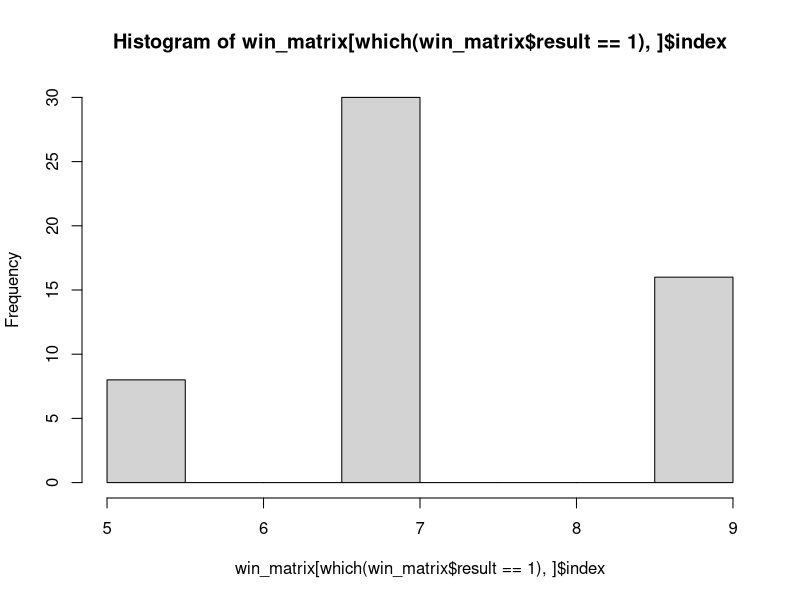
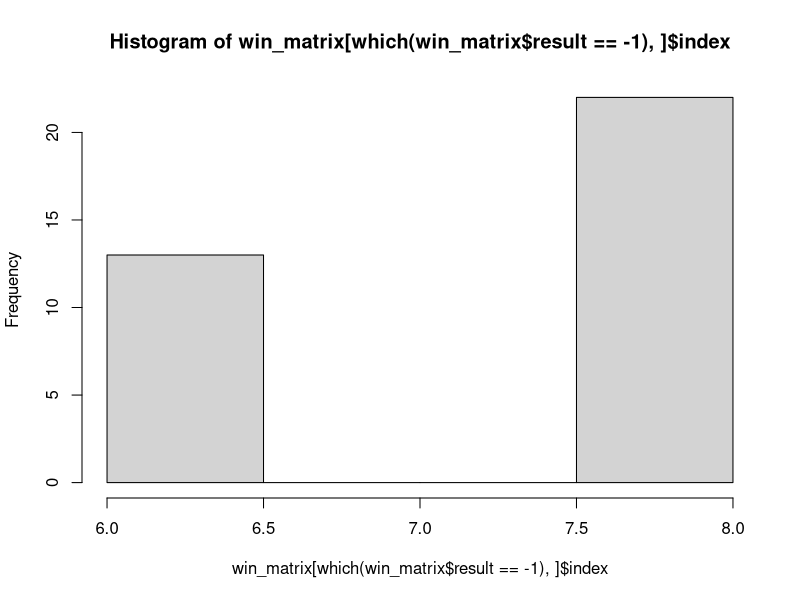
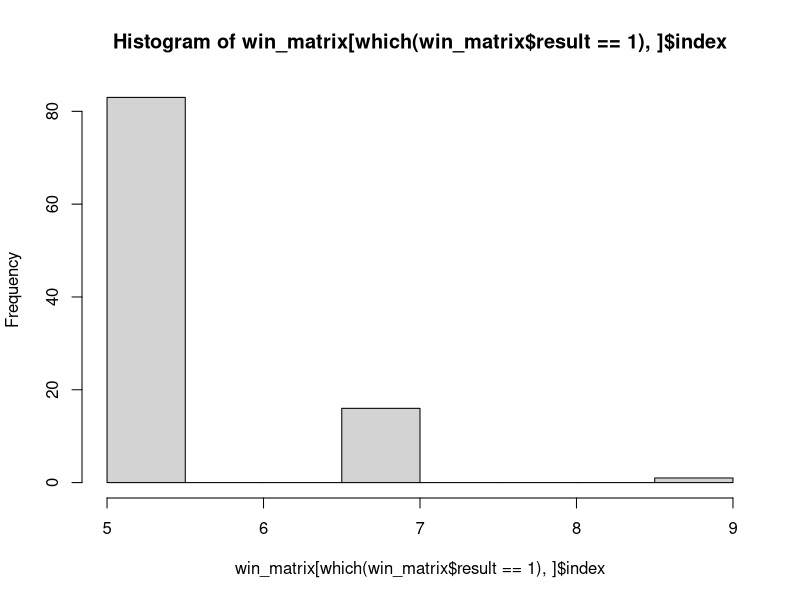

Recreate these plots in R, in order.
## ---- chunk 1
library(combinat)
library(purrr)

win_set <- matrix(c(1,2,3,4,5,6,7,8,9,1,4,7,2,5,8,3,6,9,1,5,9,3,5,7),   #matrix of all possible winning 
                  byrow = F,nrow = 3)



rand_strategy <- function(){
  #creating the flag of 9 spots to check whether the spot is occupied or not
  flag <- rep(0,9)
  code <- 0
  players <- matrix(data=0,nrow = 5,ncol = 2) #game starts here
  for(i in 1:9){ #spots where the first player playes in 5 spots and the second one 4 spotsif the game completed with no winner 
    play <- sample(1:9,1)         
    while(flag[play]==1){        #here to check if the spot empty or resample again
      play <- sample(1:9,1)
    }
    players[((i-1)/2+1),ifelse((i%%2)==1,1,2)] = play;  # 
    flag[play]=1;
    if(i>4){
      result <- check_win(players,i)
      if(result$code != 0){
        return(result)
      }
    }
  }
  return(result)
}

check_win <-function(players,ind){
  code <- 0
  ifelse(ind%%2==1,index <- 1,index <- 2)
  player_i <- sort(players[,index])
  player_i <- player_i[! player_i %in% c(0)]
  player_i_matrix <- combn(player_i,3)
  if(length(player_i) == 3){
    player_i_matrix <- matrix(player_i,ncol = 1)
  }
  for(i in 1:dim(win_set)[2]){
    for(j in 1:dim(player_i_matrix)[2]){
      match_vector <- match(win_set[,i],player_i_matrix[,j])
      if(any(is.na(match_vector)) == FALSE){
        ifelse(ind%%2==1,code <- 1,code <- -1)
        return(data.frame(code=code,index=ind))
      }
    }
  }
  return(data.frame(code=code,index=ind))
}

win_rate <- rerun(100,rand_strategy())
win_matrix_100 <- data.frame(matrix(unlist(win_rate), nrow=100, byrow=T))
(t <- table(win_matrix_100))
rate100 <- rowSums(t)[3]/sum(rowSums(t))
win_rate <- rerun(1000,rand_strategy())
win_matrix_1000 <- data.frame(matrix(unlist(win_rate), nrow=1000, byrow=T))
(t <- table(win_matrix_1000))
rate1000 <- rowSums(t)[3]/sum(rowSums(t))
win_rate <- rerun(10000,rand_strategy())
win_matrix_10000 <- data.frame(matrix(unlist(win_rate), nrow=10000, byrow=T))
(t <- table(win_matrix_10000))
rate10000 <- rowSums(t)[3]/sum(rowSums(t))



win_matrix <- data.frame(matrix(unlist(win_rate), nrow=100, byrow=T))
names(win_matrix) <- c('result','index')

table(win_matrix[which(win_matrix$result==1),]$index)
table(win_matrix$result)

hist(win_matrix[which(win_matrix$result==1),]$index)
hist(win_matrix[which(win_matrix$result==-1),]$index)




strategy_player_1 <- function(){
  flag <- rep(0,9)
  code <- 0
  players <- matrix(data=0,nrow = 5,ncol = 2)
  for(i in 1:9){
    if(i%%2 == 0 | i==9){
      #player 2 going for random choice
      play <- sample(1:9,1)
      while(flag[play]==1){
        play <- sample(1:9,1)
      }  
    }else{
      #player 1
      play <- strategy_move_p1(players,i)
    }
    players[((i-1)/2+1),ifelse((i%%2)==1,1,2)] = play;
    flag[play]=1;
    if(i>4){
      result <- check_win(players,i)
      if(result$code != 0){
        return(result)
      }
    }
  }
  return(result)
}

p1_second_move_matrix <- matrix(
  c(
    2, 9,
    4, 3,
    6, 7,
    8, 1,
    1, 3,
    9, 3,
    3, 1,
    7, 1
  ),byrow = T, ncol = 2
)

match_rows_second_move <- function(x, y){
  stopifnot(ncol(x) == ncol(y))
  stopifnot(nrow(y) == 1)
  matched <- which(x[,1] == y[1,1])
  x[matched,2]
}

p1_second_move <- function(players){
  p2_move <- players[1,2]
  p1_move <- match_rows_second_move(p1_second_move_matrix,matrix(c(p2_move,NA),nrow = 1))
  p1_move
}

p1_third_move_matrix <- matrix(
  c(
    2, 1, 3,
    2, -1, 1,
    4, 7, 1,
    4, -1, 7,
    6, 3, 9,
    6, -1, 3,
    8, 9, 7,
    8, -1, 9,
    1, 7, 4,
    1, -1, 7,
    9, 7, 8,
    9, -1, 7,
    3, 9, 6,
    3, -1, 9,
    7, 9, 8,
    7, -1, 9
  ),byrow = T, ncol = 3
)

match_rows_third_move <- function(x, y){
  stopifnot(ncol(x) == ncol(y))
  stopifnot(nrow(y) == 1)
  matched1 <- which(x[,1] == y[1,1])
  matched2 <- which(x[matched1,2] == y[1,2])
  if(is.integer(matched2) && length(matched2) == 0L){
    row_index <- matched1[which(x[matched1,2] == -1)]
  }else{
    row_index <- matched1[matched2]
  }
  #row_index <- matched2[which(!is.na(match(matched2,matched1)))]
  x[row_index,3]
}

p1_third_move <- function(players){
  p2_move1 <- players[1,2]
  p2_move2 <- players[2,2]
  p1_move <- match_rows_third_move(p1_third_move_matrix,matrix(c(p2_move1,p2_move2,NA),nrow = 1))
  p1_move
}

p1_forth_move_matrix <- matrix(
  c(
    2, 1, 7, 6,
    2, 1, -1, 7,
    4, 7, 9, 2,
    4, 7, -1, 9,
    6, 3, 1, 8,
    6, 3, -1, 1,
    8, 9, 3, 4,
    8, 9, -1, 3,
    1, 7, 6, 2, 
    1, 7, -1, 6,
    9, 7, 2, 4,
    9, 7, -1, 2,
    3, 9, 4, 2,
    3, 9, -1, 4,
    7, 9, 2, 4,
    7, 9, -1, 2
  ),byrow = T, ncol = 4
)

match_rows_forth_move <- function(x, y){
  stopifnot(ncol(x) == ncol(y))
  stopifnot(nrow(y) == 1)
  matched1 <- which(x[,1] == y[1,1])
  matched2 <- which(x[matched1,3] == y[1,3])
  if(is.integer(matched2) && length(matched2) == 0L){
    row_index <- matched1[which(x[matched1,3] == -1)]
  }else{
    row_index <- matched1[matched2]
  }
  #row_index <- matched2[which(!is.na(match(matched2,matched1)))]
  x[row_index,4]
}

p1_fourth_move <- function(players){
  p2_move1 <- players[1,2]
  p2_move2 <- players[2,2]
  p2_move3 <- players[3,2]
  p1_move <- match_rows_forth_move(p1_forth_move_matrix,matrix(c(p2_move1,p2_move2,p2_move3,NA),nrow = 1))
  p1_move
}

strategy_move_p1 <- function(players,ind){
  if(ind==1){
    p1_move <- 5
  }else if(ind == 3){
    p1_move <- p1_second_move(players)
  }else if(ind==5){
    p1_move <- p1_third_move(players)
  }else if(ind==7){
    p1_move <- p1_fourth_move(players)
  }
  p1_move
}

#strategy
win_rate <- rerun(100,strategy_player_1())
win_matrix <- data.frame(matrix(unlist(win_rate), nrow=100, byrow=T))
names(win_matrix) <- c('result','index')
table(win_matrix[which(win_matrix$result==1),]$index)
table(win_matrix$result)
hist(win_matrix[which(win_matrix$result==1),]$index)
#-----------------------------
  
  
  
  
  
win_rate <- rerun(100,strategy_player_1())
win_matrix_100 <- data.frame(matrix(unlist(win_rate), nrow=100, byrow=T))
(t <- table(win_matrix_100))
rate100 <- rowSums(t)[3]/sum(rowSums(t))
win_rate <- rerun(1000,strategy_player_1())
win_matrix_1000 <- data.frame(matrix(unlist(win_rate), nrow=1000, byrow=T))
(t <- table(win_matrix_1000))
rate1000 <- rowSums(t)[3]/sum(rowSums(t))
win_rate <- rerun(10000,strategy_player_1())
win_matrix_10000 <- data.frame(matrix(unlist(win_rate), nrow=10000, byrow=T))
(t <- table(win_matrix_10000))
rate10000 <- rowSums(t)[3]/sum(rowSums(t))
